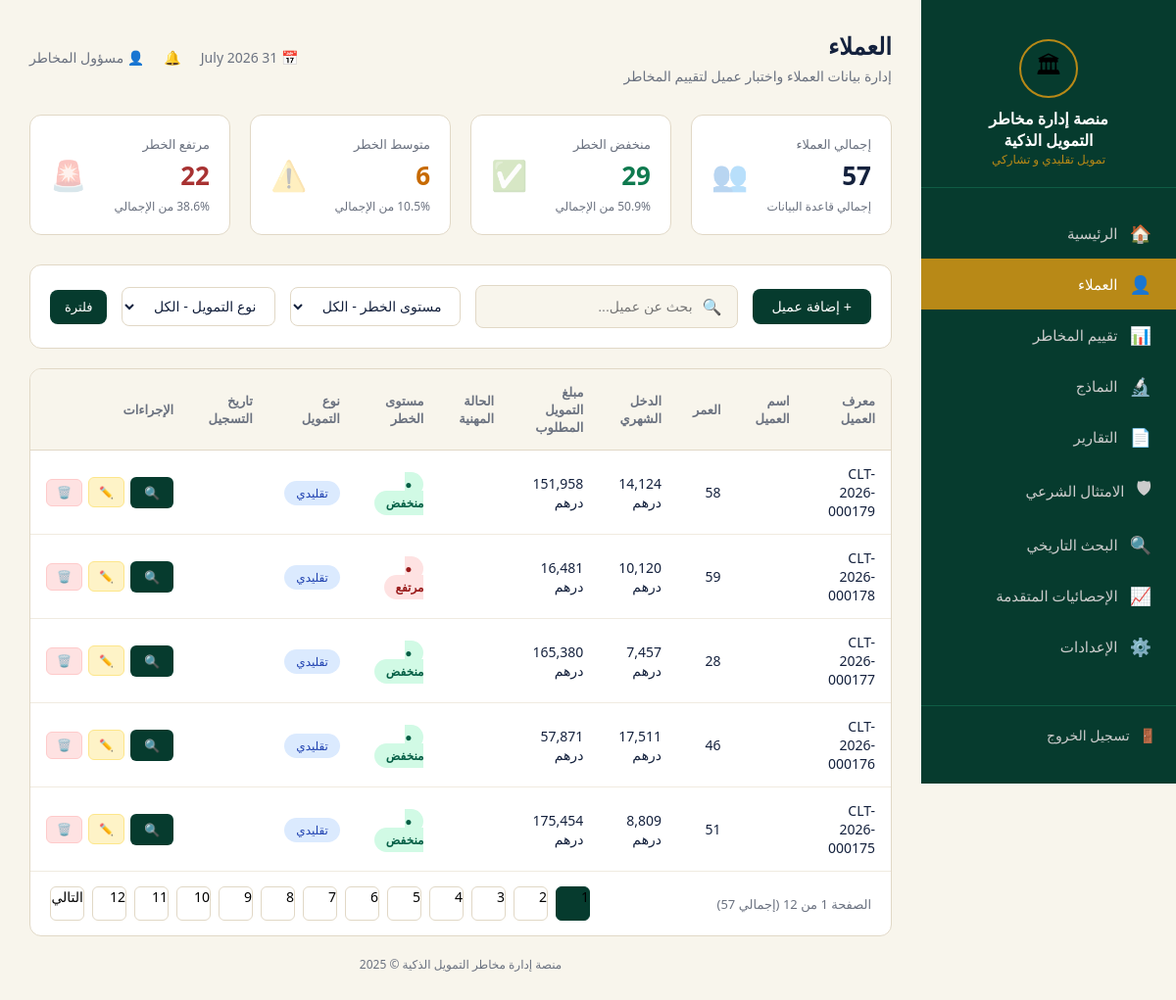
/clients (signed in), run on an earlier commit of the app's database.
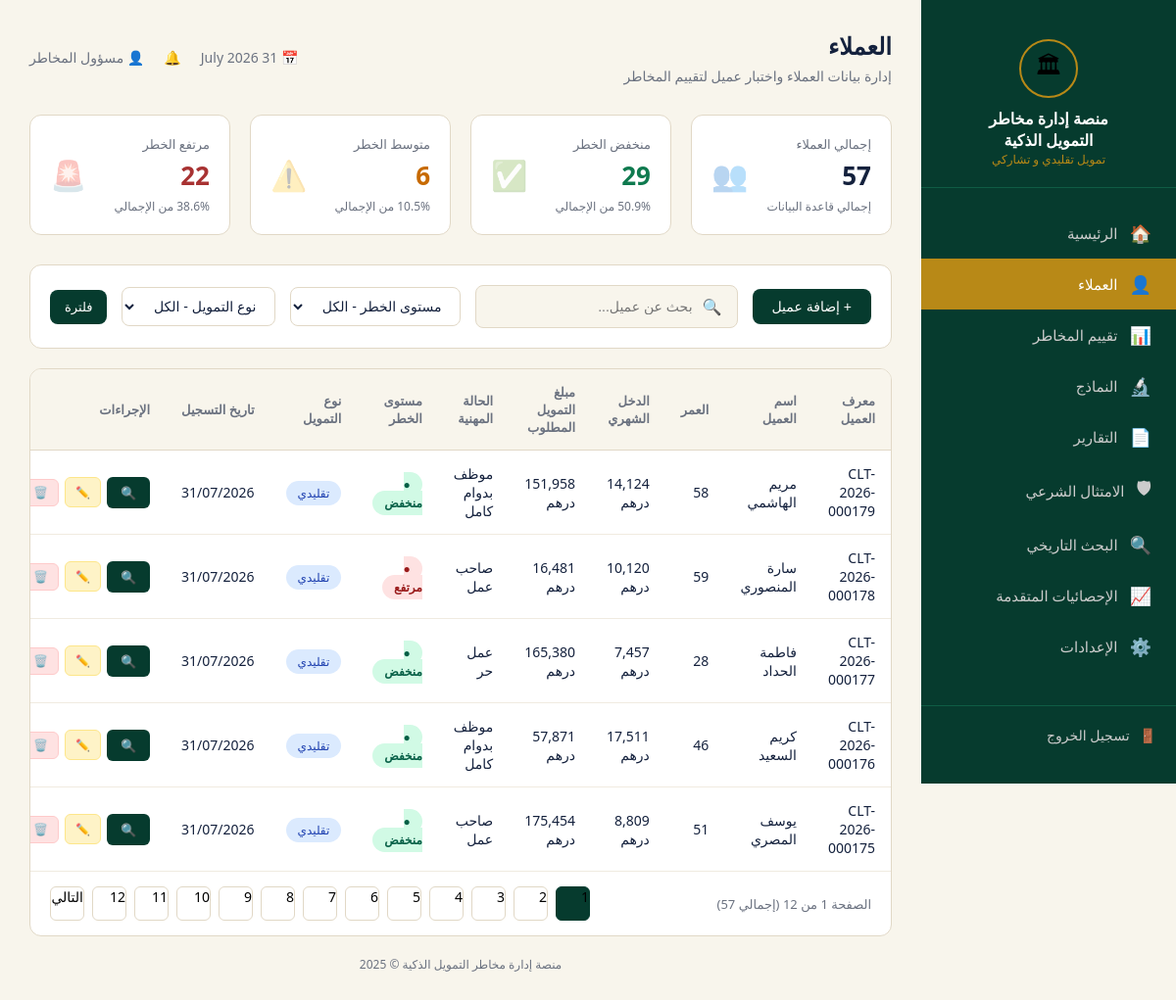
And on a later commit of the database.
### tables this page shows
CREATE TABLE clients (
                id TEXT PRIMARY KEY,
                data TEXT
            );

### app.py (the view)
@app.route('/clients')
@login_required
def clients():
    date_str = datetime.now().strftime("%d %B %Y")
    search = request.args.get('search', '').lower()
    risk_filter = request.args.get('risk', 'الكل')
    type_filter = request.args.get('type', 'الكل')
    page = int(request.args.get('page', 1))
    clients_list = get_all_clients()
    filtered_clients = clients_list
    if search:
        filtered_clients = [c for c in filtered_clients if search in c['id'].lower() or search in c.get('job', '').lower()]
    if risk_filter != 'الكل':
        filtered_clients = [c for c in filtered_clients if c.get('risk_level') == risk_filter]
    if type_filter != 'الكل':
        filtered_clients = [c for c in filtered_clients if c.get('finance_type') == type_filter]
    total = len(clients_list)
    low = sum(1 for c in clients_list if c.get('risk_level') == 'منخفض')
    mid = sum(1 for c in clients_list if c.get('risk_level') == 'متوسط')
    high = sum(1 for c in clients_list if c.get('risk_level') == 'مرتفع')
    stats = {
        'total': total, 'low': low, 'mid': mid, 'high': high,
        'low_pct': round((low/total)*100, 1) if total else 0,
        'mid_pct': round((mid/total)*100, 1) if total else 0,
        'high_pct': round((high/total)*100, 1) if total else 0,
    }
    per_page = 5
    total_pages = max(1, (len(filtered_clients) + per_page - 1) // per_page)
    page = max(1, min(page, total_pages))
    start_idx = (page - 1) * per_page
    end_idx = start_idx + per_page
    paginated_clients = filtered_clients[start_idx:end_idx]
    return render_template('clients.html', clients=paginated_clients, stats=stats, date=date_str,
                           current_page=page, total_pages=total_pages, search=search, risk=risk_filter, type=type_filter)

### app.py (called while the page is built)
def get_db_connection():
    conn = sqlite3.connect(DB_FILE)
    conn.row_factory = sqlite3.Row
    return conn

def get_all_clients():
    if USE_FIREBASE and db:
        try:
            docs = db.collection('clients').order_by('id', direction=firestore.Query.DESCENDING).stream(timeout=5.0)
            return [doc.to_dict() for doc in docs]
        except Exception as e:
            print(f"Firestore get_all_clients error (timing out/offline): {e}")
    try:
        conn = get_db_connection()
        cursor = conn.cursor()
        cursor.execute("SELECT data FROM clients ORDER BY id DESC")
        rows = cursor.fetchall()
        conn.close()
        return [json.loads(row['data']) for row in rows]
    except Exception as e:
        print(f"SQLite get_all_clients error: {e}")
        return []

def login_required(f):
    @wraps(f)
    def decorated_function(*args, **kwargs):
        if 'logged_in' not in session:
            return redirect(url_for('login'))
        return f(*args, **kwargs)
    return decorated_function

### templates/clients.html (shortened to what this page needs)
{% extends 'base.html' %}
{% block content %}
<div class="topbar">
    <div>
        <h1>العملاء</h1>
        <p>إدارة بيانات العملاء واختبار عميل لتقييم المخاطر</p>
    </div>
    <div class="info">
        <span>📅 {{ date }}</span>
        <span>🔔</span>
        <span>👤 مسؤول المخاطر</span>
    </div>
</div>
<div class="stats">
    <div class="stat-card total">
        <div class="left">
            <div class="label">إجمالي العملاء</div>
            <div class="value">{{ stats.total }}</div>
            <div class="sub">إجمالي قاعدة البيانات</div>
        </div>
        <div class="icon">👥</div>
    </div>
    <div class="stat-card green">
        <div class="left">
            <div class="label">منخفض الخطر</div>
            <div class="value">{{ stats.low }}</div>
            <div class="sub">{{ stats.low_pct }}% من الإجمالي</div>
        </div>
        <div class="icon">✅</div>
    </div>
    <div class="stat-card orange">
        <div class="left">
            <div class="label">متوسط الخطر</div>
            <div class="value">{{ stats.mid }}</div>
            <div class="sub">{{ stats.mid_pct }}% من الإجمالي</div>
        </div>
        <div class="icon">⚠️</div>
    </div>
    <div class="stat-card red">
        <div class="left">
            <div class="label">مرتفع الخطر</div>
            <div class="value">{{ stats.high }}</div>
            <div class="sub">{{ stats.high_pct }}% من الإجمالي</div>
        </div>
        <div class="icon">🚨</div>
    </div>
</div>
<form method="GET" action="{{ url_for('clients') }}" class="filters">
    <button type="button" class="btn-add" onclick="document.getElementById('addModal').style.display='flex'">+ إضافة عميل</button>
    <div class="search-box">
        <span>🔍</span>
        <input type="text" name="search" placeholder="بحث عن عميل..." value="{{ search }}">
    </div>
    <select class="filter-select" name="risk">
        <option value="الكل" {% if risk == 'الكل' %}selected{% endif %}>مستوى الخطر - الكل</option>
    </select>
    <select class="filter-select" name="type">
        <option value="الكل" {% if type == 'الكل' %}selected{% endif %}>نوع التمويل - الكل</option>
    </select>
    <button type="submit" class="btn-assess" style="padding: 10px 15px; border-radius: 8px;">فلترة</button>
</form>
<div class="table-card">
    <table>
        <thead>
            <tr>
                <th>معرف العميل</th>
                <th>اسم العميل</th>
                <th>العمر</th>
                <th>الدخل الشهري</th>
                <th>مبلغ التمويل المطلوب</th>
                <th>الحالة المهنية</th>
                <th>مستوى الخطر</th>
                <th>نوع التمويل</th>
                <th>تاريخ التسجيل</th>
                <th>الإجراءات</th>
            </tr>
        </thead>
        <tbody>
            {% for client in clients %}
            <tr>
                <td>{{ client.id }}</td>
                <td>{{ client.name }}</td>
                <td>{{ client.age }}</td>
                <td>{{ "{:,.0f}".format(client.income) }} درهم</td>
                <td>{{ "{:,.0f}".format(client.loan_amount) }} درهم</td>
                <td>{{ client.job }}</td>
                <td>
                    {% if client.risk_level == 'منخفض' %}
                        <span class="badge-risk low">● منخفض</span>
                    {% elif client.risk_level == 'متوسط' %}
                        <span class="badge-risk mid">● متوسط</span>
                    {% else %}
                        <span class="badge-risk high">● مرتفع</span>
                    {% endif %}
                </td>
                <td>
                    {% if client.finance_type == 'تشاركي' %}
                        <span class="badge-type part">تشاركي</span>
                    {% else %}
                        <span class="badge-type trad">تقليدي</span>
                    {% endif %}
                </td>
                <td>{{ client.date }}</td>
                <td>
                    <div class="action-btns">
                        <a class="btn-assess" href="{{ url_for('risk_assessment_client', client_id=client.id) }}" title="تقييم المخاطر">🔍</a>
                        <a class="btn-edit-sm" href="{{ url_for('edit_client_route', client_id=client.id) }}" title="تعديل">✏️</a>
                        <button class="btn-delete-sm" onclick="confirmDelete('{{ client.id }}')" title="حذف">🗑️</button>
                    </div>
                </td>
            </tr>
            {% endfor %}
        </tbody>
    </table>
    <div class="pagination">
        <div class="page-info">الصفحة {{ current_page }} من {{ total_pages }} (إجمالي {{ stats.total }})</div>
        <div class="pages">
            {% for p in range(1, total_pages + 1) %}
            <a href="{{ url_for('clients', page=p, search=search, risk=risk, type=type) }}" class="page-btn {% if p == current_page %}active{% endif %}" style="text-decoration:none; color:inherit;">{{ p }}</a>
            {% endfor %}
            {% if current_page < total_pages %}
            <a href="{{ url_for('clients', page=current_page+1, search=search, risk=risk, type=type) }}" class="page-btn" style="text-decoration:none; color:inherit;">التالي</a>
            {% endif %}
        </div>
    </div>
</div>
{% endblock %}

### templates/base.html (shortened to what this page needs)
<!DOCTYPE html>
<html lang="ar" dir="rtl">
<head>
    <link rel="stylesheet" href="{{ url_for('static', filename='CSS/style.css') }}">
</head>
<body>
    <div class="sidebar" id="sidebar">
        <div class="logo-area">
            <div class="icon">🏛</div>
            <h2>منصة إدارة مخاطر<br>التمويل الذكية</h2>
            <p>تمويل تقليدي و تشاركي</p>
        </div>
        <a href="{{ url_for('dashboard') }}" class="nav-item {% if request.endpoint == 'dashboard' %}active{% endif %}"><span>🏠</span> الرئيسية</a>
        <a href="{{ url_for('clients') }}" class="nav-item {% if request.endpoint == 'clients' %}active{% endif %}"><span>👤</span> العملاء</a>
        <a href="{{ url_for('risk_assessment') }}" class="nav-item {% if request.endpoint == 'risk_assessment' %}active{% endif %}"><span>📊</span> تقييم المخاطر</a>
        <a href="{{ url_for('models') }}" class="nav-item {% if request.endpoint == 'models' %}active{% endif %}"><span>🔬</span> النماذج</a>
        <a href="{{ url_for('reports') }}" class="nav-item {% if request.endpoint == 'reports' %}active{% endif %}"><span>📄</span> التقارير</a>
        <a href="{{ url_for('sharia_compliance') }}" class="nav-item {% if request.endpoint == 'sharia_compliance' %}active{% endif %}"><span>🛡</span> الامتثال الشرعي</a>
        <a href="{{ url_for('historical_search') }}" class="nav-item {% if request.endpoint == 'historical_search' %}active{% endif %}"><span>🔍</span> البحث التاريخي</a>
        <a href="{{ url_for('analytics') }}" class="nav-item {% if request.endpoint == 'analytics' %}active{% endif %}"><span>📈</span> الإحصائيات المتقدمة</a>
        <a href="{{ url_for('settings') }}" class="nav-item {% if request.endpoint == 'settings' %}active{% endif %}"><span>⚙️</span> الإعدادات</a>
        <div class="logout">
            <a href="{{ url_for('logout') }}"><span>🚪</span> تسجيل الخروج</a>
        </div>
    </div>
    <div class="main">
        {% block content %}{% endblock %}
        <div class="footer">منصة إدارة مخاطر التمويل الذكية © 2025</div>
    </div>
</body>
</html>

### templates/clients.html (style rules this page uses)
.action-btns { display: flex; gap: 6px; align-items: center; }
.btn-edit-sm { padding: 6px 10px; background: #FEF3C7; color: #92400E; border: 1px solid #FDE68A; border-radius: 6px; font-size: 12px; cursor: pointer; text-decoration: none; white-space: nowrap; transition: all 0.2s; }
.btn-delete-sm { padding: 6px 10px; background: #FEE2E2; color: #991B1B; border: 1px solid #FECACA; border-radius: 6px; font-size: 12px; cursor: pointer; white-space: nowrap; transition: all 0.2s; }

What changed in the data, as far as the page shows it:
changed clients "CLT-2026-000179": name (not shown) → "مريم الهاشمي"; job (not shown) → "موظف بدوام كامل"; date (not shown) → "31/07/2026"
changed clients "CLT-2026-000178": name (not shown) → "سارة المنصوري"; job (not shown) → "صاحب عمل"; date (not shown) → "31/07/2026"
changed clients "CLT-2026-000177": name (not shown) → "فاطمة الحداد"; job (not shown) → "عمل حر"; date (not shown) → "31/07/2026"
changed clients "CLT-2026-000176": name (not shown) → "كريم السعيد"; job (not shown) → "موظف بدوام كامل"; date (not shown) → "31/07/2026"
changed clients "CLT-2026-000175": name (not shown) → "يوسف المصري"; job (not shown) → "صاحب عمل"; date (not shown) → "31/07/2026"
